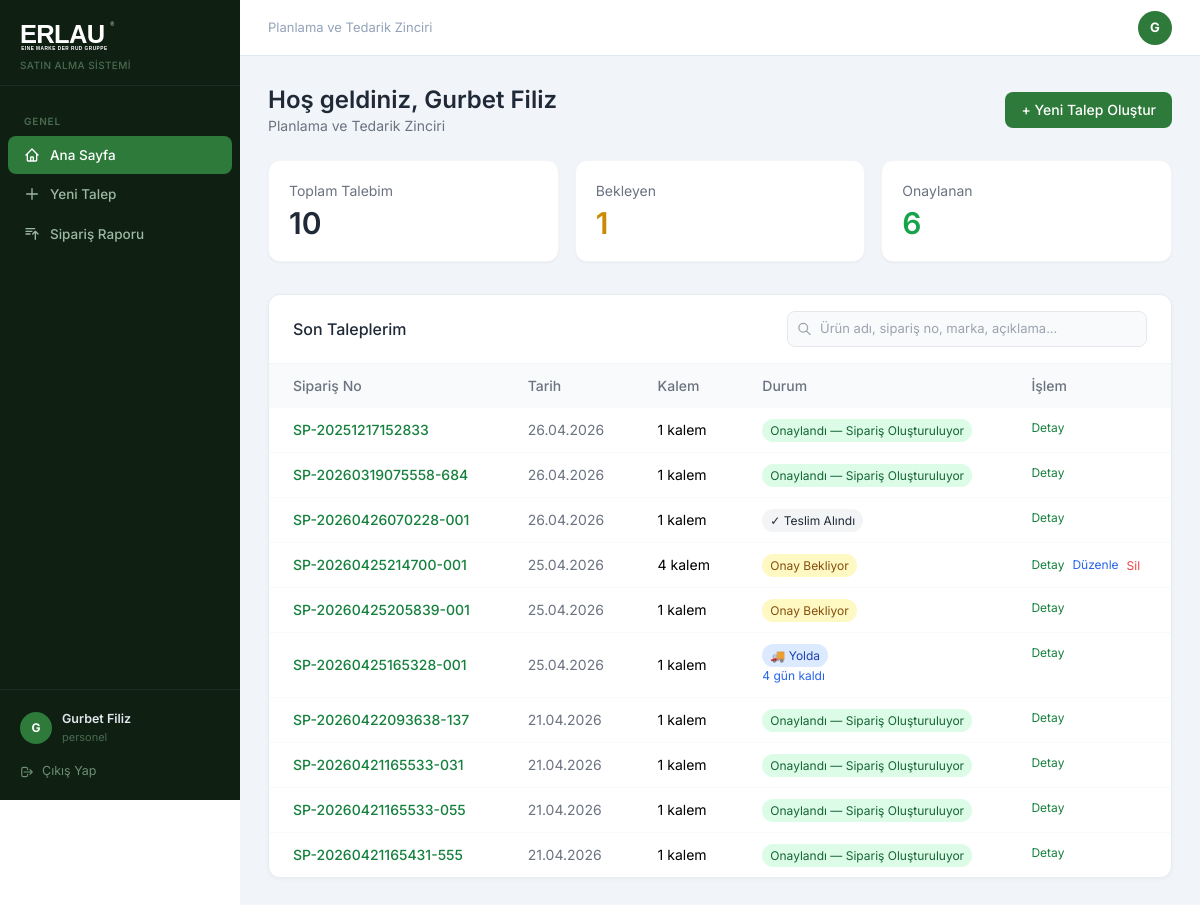
Page /dashboard (signed in) on the committed database.
### app/models.py (models this page shows)
class User(db.Model, UserMixin):
    id = db.Column(db.Integer, primary_key=True)
    name = db.Column(db.String(100), nullable=False)
    email = db.Column(db.String(120), unique=True, nullable=False)
    password = db.Column(db.String(200), nullable=False)
    role = db.Column(db.String(20), default='personel')
    department_id = db.Column(db.Integer, db.ForeignKey('department.id'))
    created_at = db.Column(db.DateTime, default=datetime.utcnow)
    is_active = db.Column(db.Boolean, default=True)
    unvan = db.Column(db.String(100))
    telefon = db.Column(db.String(20))
    dogum_tarihi = db.Column(db.Date)
    unvan_pdf_goster = db.Column(db.Boolean, default=False)
    son_giris = db.Column(db.DateTime)
    sifre_degisim_tarihi = db.Column(db.DateTime)
    tablet_pin = db.Column(db.String(6))
    bildirim_email = db.Column(db.Boolean, default=True)
    talepler = db.relationship('TalepFormu', backref='talep_eden', lazy=True)

class Department(db.Model):
    id = db.Column(db.Integer, primary_key=True)
    name = db.Column(db.String(100), nullable=False, unique=True)
    users = db.relationship('User', backref='department', lazy=True)

class TalepFormu(db.Model):
    id = db.Column(db.Integer, primary_key=True)
    siparis_no = db.Column(db.String(50), unique=True, nullable=False)
    talep_eden_id = db.Column(db.Integer, db.ForeignKey('user.id'))
    department_id = db.Column(db.Integer, db.ForeignKey('department.id'))
    durum = db.Column(db.String(30), default='bekliyor')
    yolda_tarihi = db.Column(db.DateTime)
    created_at = db.Column(db.DateTime, default=datetime.utcnow)
    updated_at = db.Column(db.DateTime, default=datetime.utcnow, onupdate=datetime.utcnow)
    kalemler = db.relationship('TalepKalem', backref='talep', lazy=True, cascade='all, delete-orphan')
    department = db.relationship('Department', foreign_keys=[department_id])

### app/routes.py (the view)
@main.route('/dashboard')
@login_required
def dashboard():
    if current_user.role in ['satinalma', 'admin']:
        return redirect(url_for('satin_alma.panel'))
    if current_user.role == 'departman_yoneticisi':
        talepler = TalepFormu.query.filter_by(
            department_id=current_user.department_id
        ).order_by(TalepFormu.created_at.desc()).all()
    else:
        talepler = TalepFormu.query.filter_by(
            talep_eden_id=current_user.id
        ).order_by(TalepFormu.created_at.desc()).limit(10).all()
    bugun = date.today()
    kalan_gunler = {}
    for talep in talepler:
        if talep.durum == 'yolda' and talep.yolda_tarihi:
            termin = max((k.termin_gun or 0) for k in talep.kalemler) if talep.kalemler else 0
            if termin > 0:
                bitis = talep.yolda_tarihi.date() + timedelta(days=termin)
                kalan_gunler[talep.id] = (bitis - bugun).days
    return render_template('dashboard.html', talepler=talepler, kalan_gunler=kalan_gunler)

### app/models.py (called while the page is built)
@login_manager.user_loader
def load_user(user_id):
    return User.query.get(int(user_id))

### app/templates/dashboard.html
{% extends 'base.html' %}
{% block content %}
<div class="flex items-center justify-between mb-6">
  <div>
    <h1 class="text-2xl font-semibold text-gray-800">Hoş geldiniz, {{ current_user.name }}</h1>
    <p class="text-gray-500 text-sm">{{ current_user.department.name if current_user.department else '' }}</p>
  </div>
  <a href="{{ url_for('main.yeni_talep') }}"
    class="erlau-green text-white px-4 py-2 rounded-lg text-sm font-medium hover:opacity-90">
    + Yeni Talep Oluştur
  </a>
</div>
<div class="grid grid-cols-1 md:grid-cols-3 gap-4 mb-8">
  <div class="bg-white rounded-xl border border-gray-100 p-5 shadow-sm">
    <p class="text-sm text-gray-500">Toplam Talebim</p>
    <p class="text-3xl font-semibold text-gray-800 mt-1">{{ talepler|length }}</p>
  </div>
  <div class="bg-white rounded-xl border border-gray-100 p-5 shadow-sm">
    <p class="text-sm text-gray-500">Bekleyen</p>
    <p class="text-3xl font-semibold text-yellow-600 mt-1">{{ talepler|selectattr('durum','eq','bekliyor')|list|length }}</p>
  </div>
  <div class="bg-white rounded-xl border border-gray-100 p-5 shadow-sm">
    <p class="text-sm text-gray-500">Onaylanan</p>
    <p class="text-3xl font-semibold text-green-600 mt-1">{{ talepler|selectattr('durum','eq','onaylandi')|list|length }}</p>
  </div>
</div>
<div class="card overflow-hidden">
  <div class="px-6 py-4 border-b border-gray-100 flex items-center justify-between gap-4">
    <h2 class="font-medium text-gray-800 flex-shrink-0">Son Taleplerim</h2>
    <form method="GET" action="{{ url_for('main.arama') }}" style="max-width:360px;width:100%">
      <div style="position:relative">
        <svg style="position:absolute;left:10px;top:50%;transform:translateY(-50%);width:15px;height:15px;color:#9ca3af" fill="none" stroke="currentColor" viewBox="0 0 24 24"><path stroke-linecap="round" stroke-linejoin="round" stroke-width="2" d="M21 21l-6-6m2-5a7 7 0 11-14 0 7 7 0 0114 0z"/></svg>
        <input type="text" name="q" placeholder="Ürün adı, sipariş no, marka, açıklama..."
          style="width:100%;border:1.5px solid #e5e7eb;border-radius:8px;padding:7px 12px 7px 32px;font-size:13px;color:#374151;background:#f9fafb;box-sizing:border-box">
      </div>
    </form>
  </div>
  {% if talepler %}
  <table class="w-full text-sm">
    <thead class="bg-gray-50">
      <tr>
        <th class="px-6 py-3 text-left font-medium text-gray-500">Sipariş No</th>
        <th class="px-6 py-3 text-left font-medium text-gray-500">Tarih</th>
        <th class="px-6 py-3 text-left font-medium text-gray-500">Kalem</th>
        <th class="px-6 py-3 text-left font-medium text-gray-500">Durum</th>
        <th class="px-6 py-3 text-left font-medium text-gray-500">İşlem</th>
      </tr>
    </thead>
    <tbody class="divide-y divide-gray-50">
      {% for talep in talepler %}
      <tr class="hover:bg-gray-50">
        <td class="px-6 py-3 font-medium text-green-700">{{ talep.siparis_no }}</td>
        <td class="px-6 py-3 text-gray-500">{{ talep.created_at.strftime('%d.%m.%Y') }}</td>
        <td class="px-6 py-3">{{ talep.kalemler|length }} kalem</td>
        <td class="px-6 py-3">
          {% if talep.durum in ['bekliyor', 'fiyatlandirildi'] %}
          <span class="bg-yellow-100 text-yellow-800 px-2 py-1 rounded-full text-xs">Onay Bekliyor</span>
          {% elif talep.durum == 'onaylandi' %}
          <span class="bg-green-100 text-green-800 px-2 py-1 rounded-full text-xs">Onaylandı — Sipariş Oluşturuluyor</span>
          {% elif talep.durum == 'yolda' %}
          <span class="bg-blue-100 text-blue-800 px-2 py-1 rounded-full text-xs">🚚 Yolda</span>
          {% if talep.id in kalan_gunler %}
            {% set kalan = kalan_gunler[talep.id] %}
            <br>
            {% if kalan < 0 %}
            <span class="text-xs text-red-600 font-medium">{{ kalan|abs }} gün gecikti</span>
            {% elif kalan == 0 %}
            <span class="text-xs text-orange-600 font-medium">Bugün ulaşmalı</span>
            {% elif kalan <= 3 %}
            <span class="text-xs text-orange-500 font-medium">{{ kalan }} gün kaldı</span>
            {% else %}
            <span class="text-xs text-blue-600">{{ kalan }} gün kaldı</span>
            {% endif %}
          {% endif %}
          {% elif talep.durum == 'teslim_alindi' %}
          <span class="bg-gray-100 text-gray-800 px-2 py-1 rounded-full text-xs">✓ Teslim Alındı</span>
          {% elif talep.durum == 'iptal' %}
          <span class="bg-red-100 text-red-800 px-2 py-1 rounded-full text-xs">İptal</span>
          {% else %}
          <span class="bg-gray-100 text-gray-600 px-2 py-1 rounded-full text-xs">{{ talep.durum }}</span>
          {% endif %}
        </td>
        <td class="px-6 py-3 flex gap-2 items-center">
          <a href="{{ url_for('main.talep_detay', talep_id=talep.id) }}" class="text-green-700 hover:underline text-xs">Detay</a>
          {% if talep.durum == 'bekliyor' and (talep.talep_eden_id == current_user.id or current_user.role == 'admin') %}
          <a href="{{ url_for('main.talep_duzenle', talep_id=talep.id) }}" class="text-blue-600 hover:underline text-xs">Düzenle</a>
          <form method="POST" action="{{ url_for('main.talep_sil', talep_id=talep.id) }}" class="inline"
            onsubmit="return confirm('Bu talep silinecek. Emin misiniz?')">
            <button type="submit" class="text-red-500 hover:underline text-xs">Sil</button>
          </form>
          {% endif %}
        </td>
      </tr>
      {% endfor %}
    </tbody>
  </table>
  {% else %}
  <div class="px-6 py-12 text-center text-gray-400">
    <p>Henüz talep oluşturmadınız.</p>
    <a href="{{ url_for('main.yeni_talep') }}" class="erlau-green-text text-sm hover:underline mt-2 block">İlk talebinizi oluşturun</a>
  </div>
  {% endif %}
</div>
{% endblock %}

### app/templates/base.html (shortened to what this page needs)
<!DOCTYPE html>
<html lang="tr">
<head>
<script src="https://cdn.tailwindcss.com"></script>
</head>
<body>
{% if current_user.is_authenticated %}
<div style="display:flex">
  <aside class="sidebar" style="position:sticky;top:0;height:100vh;overflow-y:auto;display:flex;flex-direction:column">
    <div style="padding:20px 20px 12px;border-bottom:1px solid rgba(255,255,255,.06)">
      <img src="{{ url_for('static', filename='logo.svg') }}" alt="Erlau" style="height:32px;filter:brightness(0) invert(1)">
      <p style="font-size:10px;color:#4a6b50;margin-top:6px;font-weight:500;letter-spacing:.04em">SATIN ALMA SİSTEMİ</p>
    </div>
    <nav style="padding:12px 0;flex:1">
      <div class="sidebar-section">Genel</div>
      <a href="{{ url_for('main.dashboard') }}" class="sidebar-link {% if request.endpoint == 'main.dashboard' %}active{% endif %}">
        <svg fill="none" stroke="currentColor" viewBox="0 0 24 24"><path stroke-linecap="round" stroke-linejoin="round" stroke-width="2" d="M3 12l2-2m0 0l7-7 7 7M5 10v10a1 1 0 001 1h3m10-11l2 2m-2-2v10a1 1 0 01-1 1h-3m-6 0a1 1 0 001-1v-4a1 1 0 011-1h2a1 1 0 011 1v4a1 1 0 001 1m-6 0h6"/></svg>
        Ana Sayfa
      </a>
      <a href="{{ url_for('main.yeni_talep') }}" class="sidebar-link {% if request.endpoint == 'main.yeni_talep' %}active{% endif %}">
        <svg fill="none" stroke="currentColor" viewBox="0 0 24 24"><path stroke-linecap="round" stroke-linejoin="round" stroke-width="2" d="M12 4v16m8-8H4"/></svg>
        Yeni Talep
      </a>
      <a href="{{ url_for('satin_alma.siparis_raporu') }}" class="sidebar-link {% if request.endpoint == 'satin_alma.siparis_raporu' %}active{% endif %}">
        <svg fill="none" stroke="currentColor" viewBox="0 0 24 24"><path stroke-linecap="round" stroke-linejoin="round" stroke-width="2" d="M3 4h13M3 8h9m-9 4h6m4 0l4-4m0 0l4 4m-4-4v12"/></svg>
        Sipariş Raporu
      </a>
    </nav>
    <div style="padding:12px;border-top:1px solid rgba(255,255,255,.06)">
      <a href="{{ url_for('main.profil') }}" style="display:flex;align-items:center;gap:10px;padding:8px;border-radius:8px;text-decoration:none;transition:background .15s" onmouseover="this.style.background='rgba(255,255,255,.06)'" onmouseout="this.style.background='transparent'">
        <div style="width:32px;height:32px;border-radius:50%;background:#2d7a3a;display:flex;align-items:center;justify-content:center;font-size:12px;font-weight:700;color:#fff;flex-shrink:0">{{ current_user.name[:1].upper() }}</div>
        <div style="flex:1;min-width:0">
          <p style="font-size:12.5px;font-weight:600;color:#e2e8f0;white-space:nowrap;overflow:hidden;text-overflow:ellipsis">{{ current_user.name }}</p>
          <p style="font-size:11px;color:#4a6b50;white-space:nowrap;overflow:hidden;text-overflow:ellipsis">{{ current_user.unvan or current_user.role }}</p>
        </div>
      </a>
      <a href="{{ url_for('auth.logout') }}" style="display:flex;align-items:center;gap:8px;padding:7px 8px;border-radius:8px;font-size:12.5px;color:#6b8f72;text-decoration:none;transition:all .15s;margin-top:2px" onmouseover="this.style.color='#ef4444';this.style.background='rgba(239,68,68,.08)'" onmouseout="this.style.color='#6b8f72';this.style.background='transparent'">
        <svg style="width:14px;height:14px" fill="none" stroke="currentColor" viewBox="0 0 24 24"><path stroke-linecap="round" stroke-linejoin="round" stroke-width="2" d="M17 16l4-4m0 0l-4-4m4 4H7m6 4v1a3 3 0 01-3 3H6a3 3 0 01-3-3V7a3 3 0 013-3h4a3 3 0 013 3v1"/></svg>
        Çıkış Yap
      </a>
    </div>
  </aside>
  <div class="content-area">
    <div class="topbar">
      <p style="font-size:13px;color:#94a3b8">{{ current_user.department.name if current_user.department else 'Erlau' }}</p>
      <a href="{{ url_for('main.profil') }}" style="width:34px;height:34px;border-radius:50%;background:#2d7a3a;display:flex;align-items:center;justify-content:center;font-size:13px;font-weight:700;color:#fff;text-decoration:none">{{ current_user.name[:1].upper() }}</a>
    </div>
    <div class="page-content">
{% endif %}
{% block content %}{% endblock %}
{% if current_user.is_authenticated %}
    </div>
  </div>
</div>
{% else %}
</div>
{% endif %}
</body>
</html>

### app/templates/base.html (style rules this page uses)
* { font-family: 'Inter', sans-serif; }
.sidebar { background: #0f1f12; min-height: 100vh; width: 240px; flex-shrink: 0; }
.sidebar-link { display: flex; align-items: center; gap: 10px; padding: 9px 16px; border-radius: 8px; font-size: 13.5px; font-weight: 500; color: #9db8a2; transition: all .15s; margin: 1px 8px; text-decoration: none; }
.sidebar-link.active { background: #2d7a3a; color: #fff; }
.sidebar-link svg { width: 16px; height: 16px; flex-shrink: 0; }
.sidebar-section { font-size: 10px; font-weight: 600; color: #4a6b50; text-transform: uppercase; letter-spacing: .08em; padding: 16px 24px 6px; }
.content-area { flex: 1; background: #f1f5f9; min-height: 100vh; overflow-x: hidden; }
.topbar { background: #fff; border-bottom: 1px solid #e2e8f0; padding: 0 28px; height: 56px; display: flex; align-items: center; justify-content: space-between; position: sticky; top: 0; z-index: 10; }
.card { background: #fff; border-radius: 12px; border: 1px solid #e8edf2; box-shadow: 0 1px 4px rgba(0,0,0,.04); }
.erlau-green { background-color: #2d7a3a !important; }
.page-content { padding: 28px; }

### rows in the picture
User: name "G", name "Gurbet Filiz", unvan+role "personel"
Department: department "Planlama ve Tedarik Zinciri"
TalepFormu: siparis_no "SP-20251217152833", created_at "26.04.2026", kalemler|length "1", durum "Onaylandı — Sipariş Oluşturuluyor"
TalepFormu: siparis_no "SP-20260319075558-684", created_at "26.04.2026", kalemler|length "1", durum "Onaylandı — Sipariş Oluşturuluyor"
TalepFormu: siparis_no "SP-20260426070228-001", created_at "26.04.2026", kalemler|length "1", durum "✓ Teslim Alındı"
TalepFormu: siparis_no "SP-20260425214700-001", created_at "25.04.2026", kalemler|length "4", durum "Onay Bekliyor"
TalepFormu: siparis_no "SP-20260425205839-001", created_at "25.04.2026", kalemler|length "1", durum "Onay Bekliyor"
TalepFormu: siparis_no "SP-20260425165328-001", created_at "25.04.2026", kalemler|length "1", kalan "4"
TalepFormu: siparis_no "SP-20260422093638-137", created_at "21.04.2026", kalemler|length "1", durum "Onaylandı — Sipariş Oluşturuluyor"
TalepFormu: siparis_no "SP-20260421165533-031", created_at "21.04.2026", kalemler|length "1", durum "Onaylandı — Sipariş Oluşturuluyor"
TalepFormu: siparis_no "SP-20260421165533-055", created_at "21.04.2026", kalemler|length "1", durum "Onaylandı — Sipariş Oluşturuluyor"
TalepFormu: siparis_no "SP-20260421165431-555", created_at "21.04.2026", kalemler|length "1", durum "Onaylandı — Sipariş Oluşturuluyor"

### other values in the picture
{{ talepler|length }} "10"
{{ talepler|selectattr('durum','eq','bekliyor')|list|length }} "1"
{{ talepler|selectattr('durum','eq','onaylandi')|list|length }} "6"
